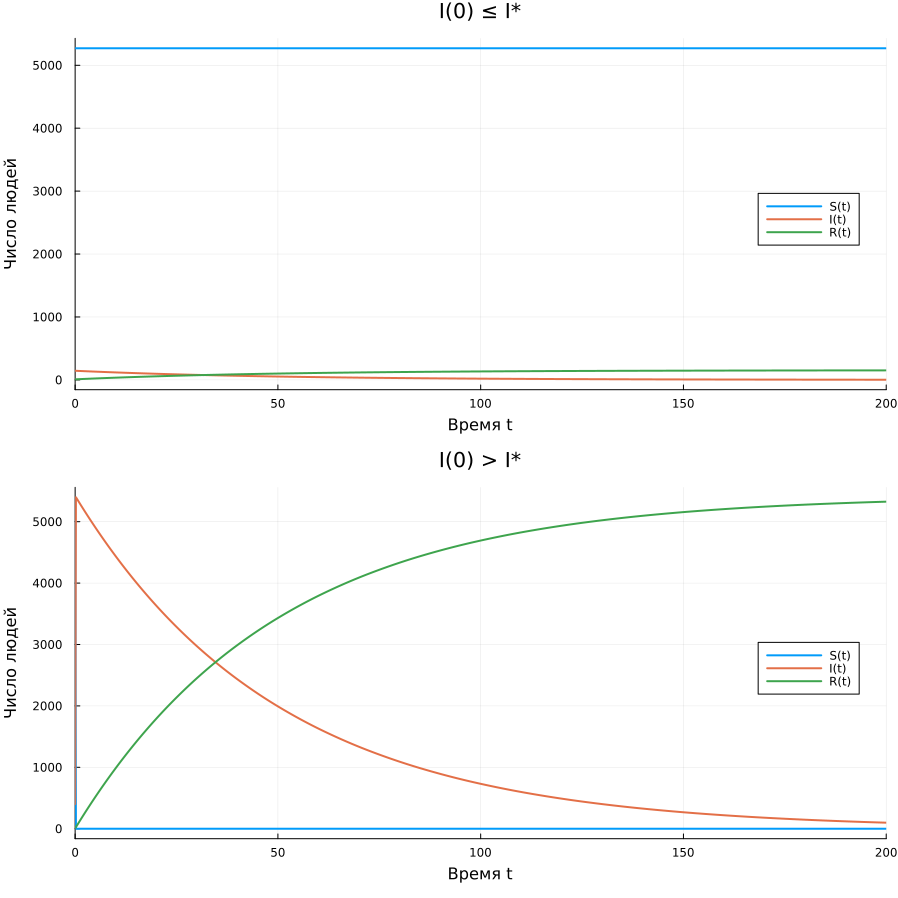

Generate this figure with Julia:
using DifferentialEquations
using Plots

α = 0.01
β = 0.02
I_star = 300
N = 5424

I0_1 = 145
R0_1 = 9
S0_1 = N - I0_1 - R0_1

function epidemic1!(du, u, p, t)
    S, I, R = u

    if I > I_star
        du[1] = -α * S * I
        du[2] = α * S * I - β * I
        du[3] = β * I
    else
        du[1] = 0
        du[2] = -β * I
        du[3] = β * I
    end
end

u0_1 = [S0_1, I0_1, R0_1]

tspan = (0.0, 200.0)

prob1 = ODEProblem(epidemic1!, u0_1, tspan)
sol1 = solve(prob1)

plot(
    sol1,
    xlabel = "Время t",
    ylabel = "Число людей",
    label = ["S(t)" "I(t)" "R(t)"],
    title = "Вариант 49: I(0) ≤ I*",
    linewidth = 2,
    legend = :right
)

I0_2 = 400
R0_2 = 9
S0_2 = N - I0_2 - R0_2

u0_2 = [S0_2, I0_2, R0_2]

prob2 = ODEProblem(epidemic1!, u0_2, tspan)
sol2 = solve(prob2)

plot(
    sol2,
    xlabel = "Время t",
    ylabel = "Число людей",
    label = ["S(t)" "I(t)" "R(t)"],
    title = "Вариант 49: I(0) > I*",
    linewidth = 2,
    legend = :right
)

p1 = plot(
    sol1,
    xlabel = "Время t",
    ylabel = "Число людей",
    label = ["S(t)" "I(t)" "R(t)"],
    title = "I(0) ≤ I*",
    linewidth = 2,
    legend = :right
)

p2 = plot(
    sol2,
    xlabel = "Время t",
    ylabel = "Число людей",
    label = ["S(t)" "I(t)" "R(t)"],
    title = "I(0) > I*",
    linewidth = 2,
    legend = :right
)

p = plot(
    p1,
    p2,
    layout = (2, 1),
    size = (900, 900)
)

savefig(p, raw"C:\Users\nikit\Desktop\JuliaLabs\lab6_variant49.png")
